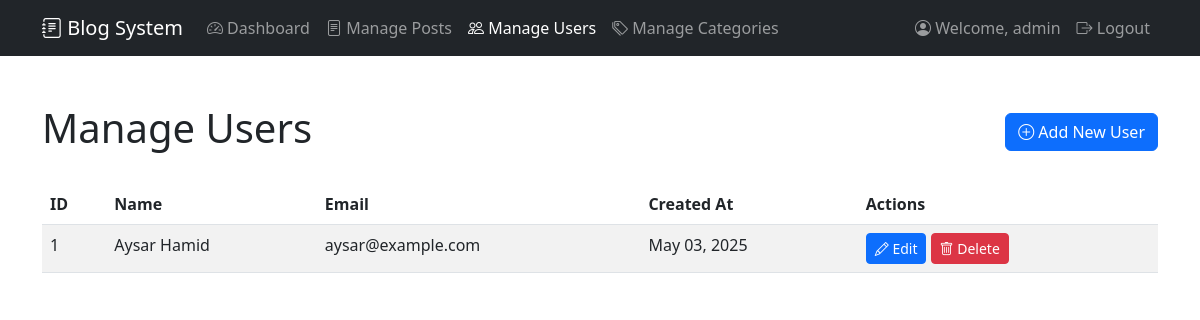
Before: /admin/manageusers.php (signed in) with the older database file.
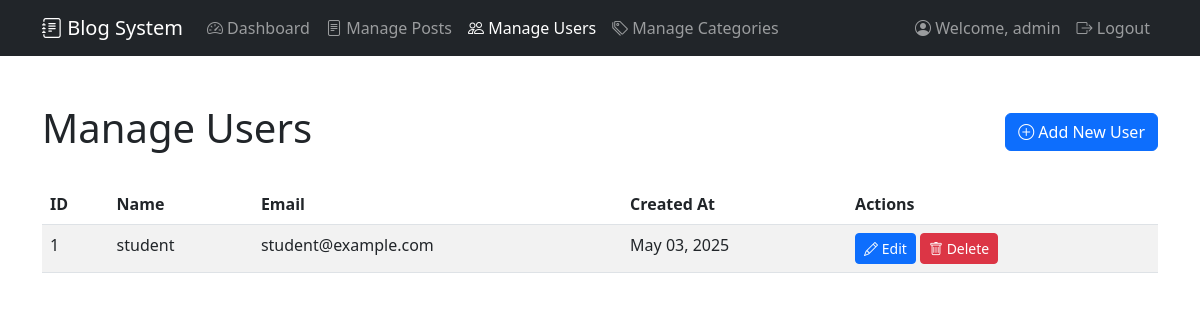
After: the same page with the newer database file.
### tables this page shows
CREATE TABLE `student` (
  `studentid` int(11) NOT NULL,
  `studentname` varchar(255) NOT NULL,
  `email` varchar(255) NOT NULL,
  `password` varchar(255) NOT NULL,
  `created_at` timestamp NOT NULL DEFAULT current_timestamp(),
  `updated_at` timestamp NOT NULL DEFAULT current_timestamp() ON UPDATE current_timestamp()
);

### admin/manageusers.php (the view, shortened to what this page needs)
<?php
require_once '../includes/DatabaseConnection.php';
try {
    $stmt = $pdo->query("SELECT * FROM student ORDER BY studentname");
    $users = $stmt->fetchAll();
} catch (PDOException $e) {
    error_log("Database error in manage users: " . $e->getMessage());
    $error_message = "An error occurred while loading users. Please try again later.";
}
?>
<!DOCTYPE html>
<html lang="en">
<head>
    <link href="https://cdn.jsdelivr.net/npm/bootstrap@5.3.0/dist/css/bootstrap.min.css" rel="stylesheet">
    <link href="https://cdn.jsdelivr.net/npm/bootstrap-icons@1.7.2/font/bootstrap-icons.css" rel="stylesheet">
</head>
<body>
    <?php include '../templates/admin_navigation.php'; ?>
    <div class="container py-5">
        <div class="d-flex justify-content-between align-items-center mb-4">
            <h1>Manage Users</h1>
            <a href="adduser.php" class="btn btn-primary">
                <i class="bi bi-plus-circle"></i> Add New User
            </a>
        </div>
        <?php if (empty($users)): ?>
            <div class="alert alert-info">
                No users found.
            </div>
        <?php else: ?>
            <div class="table-responsive">
                <table class="table table-striped table-hover">
                    <thead>
                        <tr>
                            <th>ID</th>
                            <th>Name</th>
                            <th>Email</th>
                            <th>Created At</th>
                            <th>Actions</th>
                        </tr>
                    </thead>
                    <tbody>
                        <?php foreach ($users as $user): ?>
                            <tr>
                                <td><?php echo $user['studentid']; ?></td>
                                <td><?php echo htmlspecialchars($user['studentname']); ?></td>
                                <td><?php echo htmlspecialchars($user['email']); ?></td>
                                <td><?php echo date('M d, Y', strtotime($user['created_at'])); ?></td>
                                <td>
                                    <a href="edituser.php?id=<?php echo $user['studentid']; ?>" class="btn btn-primary btn-sm">
                                        <i class="bi bi-pencil"></i> Edit
                                    </a>
                                    <form action="deleteuser.php" method="post" class="d-inline">
                                        <button type="submit" class="btn btn-danger btn-sm"
                                                onclick="return confirm('Are you sure you want to delete this user?')">
                                            <i class="bi bi-trash"></i> Delete
                                        </button>
                                    </form>
                                </td>
                            </tr>
                        <?php endforeach; ?>
                    </tbody>
                </table>
            </div>
        <?php endif; ?>
    </div>
</body>
</html>

### templates/admin_navigation.php (shortened to what this page needs)
<?php
$current_page = basename($_SERVER['PHP_SELF']);
?>
<nav class="navbar navbar-expand-lg navbar-dark bg-dark">
    <div class="container">
        <a class="navbar-brand" href="/blog-project/index.php">
            <i class="bi bi-journal-text"></i> <?php echo SITE_NAME; ?>
        </a>
        <div class="collapse navbar-collapse" id="navbarNav">
            <ul class="navbar-nav me-auto">
                <li class="nav-item">
                    <a class="nav-link <?php echo $current_page === 'dashboard.php' ? 'active' : ''; ?>"
                       href="/blog-project/admin/dashboard.php">
                        <i class="bi bi-speedometer2"></i> Dashboard
                    </a>
                </li>
                <li class="nav-item">
                    <a class="nav-link <?php echo $current_page === 'manageposts.php' ? 'active' : ''; ?>"
                       href="/blog-project/admin/manageposts.php">
                        <i class="bi bi-file-text"></i> Manage Posts
                    </a>
                </li>
                <li class="nav-item">
                    <a class="nav-link <?php echo $current_page === 'manageusers.php' ? 'active' : ''; ?>"
                       href="/blog-project/admin/manageusers.php">
                        <i class="bi bi-people"></i> Manage Users
                    </a>
                </li>
                <li class="nav-item">
                    <a class="nav-link <?php echo $current_page === 'managecategories.php' ? 'active' : ''; ?>"
                       href="/blog-project/admin/managecategories.php">
                        <i class="bi bi-tags"></i> Manage Categories
                    </a>
                </li>
            </ul>
            <ul class="navbar-nav">
                <li class="nav-item">
                    <span class="nav-link">
                        <i class="bi bi-person-circle"></i>
                        Welcome, <?php echo htmlspecialchars($_SESSION['username']); ?>
                    </span>
                </li>
                <li class="nav-item">
                    <a class="nav-link" href="/blog-project/logout.php">
                        <i class="bi bi-box-arrow-right"></i> Logout
                    </a>
                </li>
            </ul>
        </div>
    </div>
</nav>

Changed rows visible on the page:
changed student id 1: studentname "Aysar Hamid" → "student"; email "aysar@example.com" → "student@example.com"
